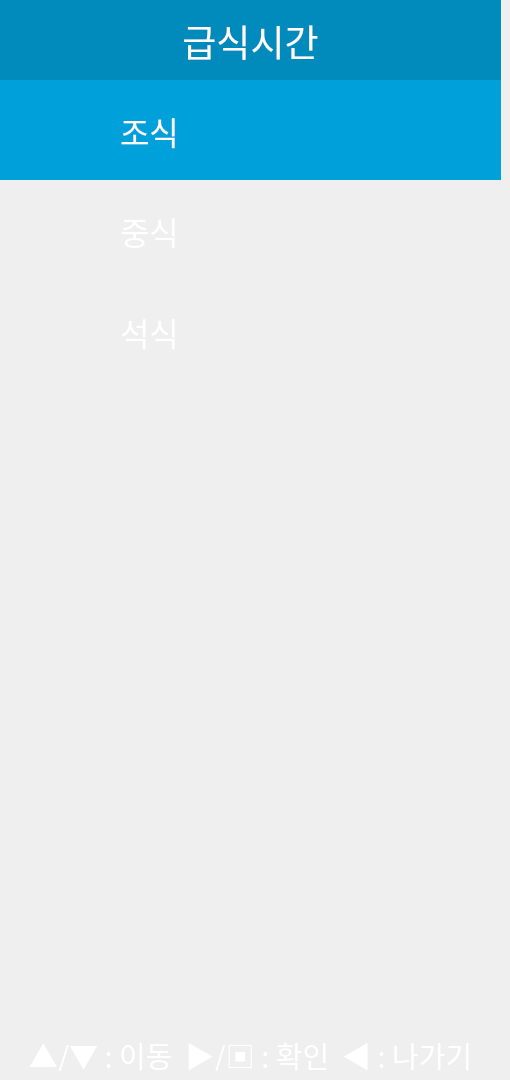
    <widget class="QWidget" name="set_eat_time">
     <attribute name="title">
      <string>Page</string>
     </attribute>
     <widget class="QLabel" name="trash_set_title_8">
      <property name="geometry">
       <rect>
        <x>0</x>
        <y>0</y>
        <width>501</width>
        <height>81</height>
       </rect>
      </property>
      <property name="font">
       <font>
        <family>나눔바른고딕</family>
        <pointsize>28</pointsize>
        <weight>50</weight>
        <bold>false</bold>
        <kerning>true</kerning>
       </font>
      </property>
      <property name="styleSheet">
       <string notr="true">color : rgb(255,255,255);
background-color: rgb(0,139,188);
</string>
      </property>
      <property name="text">
       <string>급식시간</string>
      </property>
      <property name="alignment">
       <set>Qt::AlignCenter</set>
      </property>
     </widget>
     <widget class="QLabel" name="trash_con_8">
      <property name="geometry">
       <rect>
        <x>0</x>
        <y>1040</y>
        <width>501</width>
        <height>31</height>
       </rect>
      </property>
      <property name="font">
       <font>
        <family>나눔바른고딕</family>
        <pointsize>22</pointsize>
       </font>
      </property>
      <property name="styleSheet">
       <string notr="true">color : rgb(255,255,255)</string>
      </property>
      <property name="text">
       <string>▲/▼ : 이동  ▶/▣ : 확인  ◀ : 나가기</string>
      </property>
      <property name="alignment">
       <set>Qt::AlignCenter</set>
      </property>
     </widget>
     <widget class="QWidget" name="verticalLayoutWidget_2">
      <property name="geometry">
       <rect>
        <x>0</x>
        <y>80</y>
        <width>501</width>
        <height>301</height>
       </rect>
      </property>
      <layout class="QVBoxLayout" name="set_eat_l">
       <property name="spacing">
        <number>0</number>
       </property>
       <item>
        <widget class="QWidget" name="set_eat_1" native="true">
         <property name="styleSheet">
          <string notr="true">background-color: rgb(0,161,218);</string>
         </property>
         <widget class="QLabel" name="label_14">
          <property name="geometry">
           <rect>
            <x>30</x>
            <y>25</y>
            <width>50</width>
            <height>50</height>
           </rect>
          </property>
          <property name="text">
           <string/>
          </property>
          <property name="pixmap">
           <pixmap>image/bread (1).png</pixmap>
          </property>
          <property name="scaledContents">
           <bool>true</bool>
          </property>
         </widget>
         <widget class="QLabel" name="label_15">
          <property name="geometry">
           <rect>
            <x>120</x>
            <y>0</y>
            <width>281</width>
            <height>101</height>
           </rect>
          </property>
          <property name="font">
           <font>
            <family>나눔바른고딕</family>
            <pointsize>24</pointsize>
           </font>
          </property>
          <property name="styleSheet">
           <string notr="true">color : rgb(255,255,255)</string>
          </property>
          <property name="text">
           <string>조식</string>
          </property>
         </widget>
         <widget class="QLabel" name="label_18">
          <property name="geometry">
           <rect>
            <x>440</x>
            <y>33</y>
            <width>18</width>
            <height>31</height>
           </rect>
          </property>
          <property name="text">
           <string/>
          </property>
          <property name="pixmap">
           <pixmap>image/right.png</pixmap>
          </property>
          <property name="scaledContents">
           <bool>true</bool>
          </property>
         </widget>
        </widget>
       </item>
       <item>
        <widget class="QWidget" name="set_eat_2" native="true">
         <widget class="QLabel" name="label_19">
          <property name="geometry">
           <rect>
            <x>440</x>
            <y>33</y>
            <width>18</width>
            <height>31</height>
           </rect>
          </property>
          <property name="text">
           <string/>
          </property>
          <property name="pixmap">
           <pixmap>image/right.png</pixmap>
          </property>
          <property name="scaledContents">
           <bool>true</bool>
          </property>
         </widget>
         <widget class="QLabel" name="label_24">
          <property name="geometry">
           <rect>
            <x>120</x>
            <y>0</y>
            <width>281</width>
            <height>101</height>
           </rect>
          </property>
          <property name="font">
           <font>
            <family>나눔바른고딕</family>
            <pointsize>24</pointsize>
           </font>
          </property>
          <property name="styleSheet">
           <string notr="true">color : rgb(255,255,255)</string>
          </property>
          <property name="text">
           <string>중식</string>
          </property>
         </widget>
         <widget class="QLabel" name="label_25">
          <property name="geometry">
           <rect>
            <x>30</x>
            <y>25</y>
            <width>50</width>
            <height>50</height>
           </rect>
          </property>
          <property name="text">
           <string/>
          </property>
          <property name="pixmap">
           <pixmap>../../기획서/이미지/rice-bowl-with-chopsticks.png</pixmap>
          </property>
          <property name="scaledContents">
           <bool>true</bool>
          </property>
         </widget>
        </widget>
       </item>
       <item>
        <widget class="QWidget" name="set_eat_3" native="true">
         <widget class="QLabel" name="label_26">
          <property name="geometry">
           <rect>
            <x>120</x>
            <y>0</y>
            <width>281</width>
            <height>101</height>
           </rect>
          </property>
          <property name="font">
           <font>
            <family>나눔바른고딕</family>
            <pointsize>24</pointsize>
           </font>
          </property>
          <property name="styleSheet">
           <string notr="true">color : rgb(255,255,255)</string>
          </property>
          <property name="text">
           <string>석식</string>
          </property>
         </widget>
         <widget class="QLabel" name="label_27">
          <property name="geometry">
           <rect>
            <x>440</x>
            <y>33</y>
            <width>18</width>
            <height>31</height>
           </rect>
          </property>
          <property name="text">
           <string/>
          </property>
          <property name="pixmap">
           <pixmap>image/right.png</pixmap>
          </property>
          <property name="scaledContents">
           <bool>true</bool>
          </property>
         </widget>
         <widget class="QLabel" name="label_28">
          <property name="geometry">
           <rect>
            <x>30</x>
            <y>25</y>
            <width>50</width>
            <height>50</height>
           </rect>
          </property>
          <property name="text">
           <string/>
          </property>
          <property name="pixmap">
           <pixmap>../../기획서/이미지/dinner.png</pixmap>
          </property>
          <property name="scaledContents">
           <bool>true</bool>
          </property>
         </widget>
        </widget>
       </item>
      </layout>
     </widget>
    </widget>
